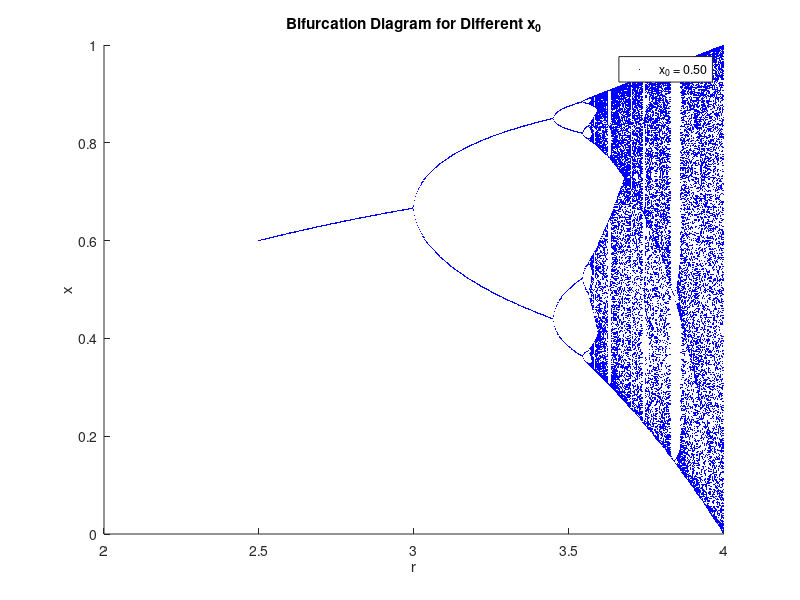
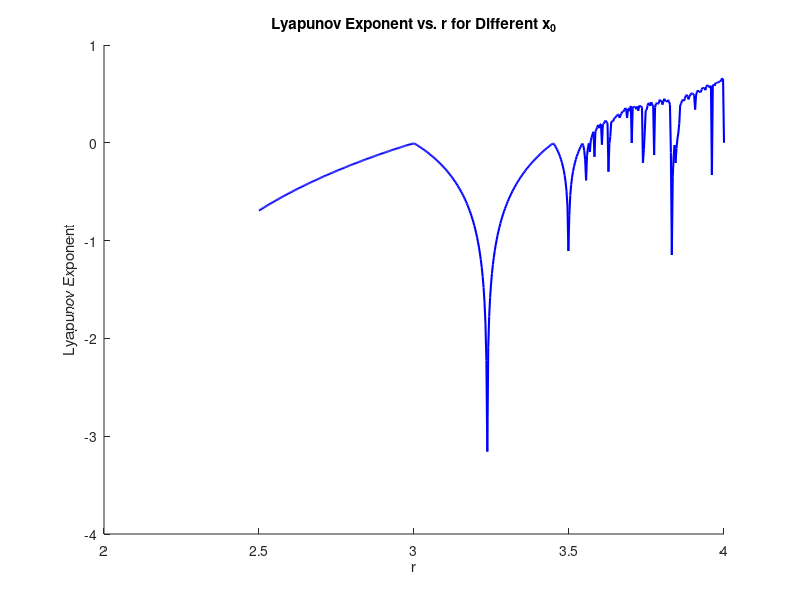

MATLAB code for these plots, in order: (Note: this script raises an error after producing the figures.)
% Project 11: Investigating the Onset of Chaos in the Logistic Map
% Tyson Shannon, Soung Bin Kwon
% Logistic Map Bifurcation Analysis with Lyapunov Exponent Calculation
clc; clear; close all;
tic %start program timer

% Define r values
r_values = linspace(2.5, 4, 500); % Range of r from 2.5 to 4
num_iterations = 1000;  % Total iterations
num_last = 200;         % How many values to plot (ignore transients)

% Different initial conditions
x0_values = [0.5]; % change me --------------
colors = lines(length(x0_values)); % Get distinct colors for each x0

figure; hold on; % Create bifurcation diagram figure
xlabel('r'); ylabel('x'); title('Bifurcation Diagram for Different x_0');
legend_entries = cell(1, length(x0_values));

% Lyapunov exponent setup
lyap_r = linspace(2.5, 4, 500);  % Same r range 2.5-4
lyap_exp = zeros(length(lyap_r), length(x0_values)); % Store Lyapunov exponents

for j = 1:length(x0_values)
    x0 = x0_values(j) % Pick an initial condition
    bifurcation_points = []; % Store steady-state values
    
    for i = 1:length(r_values)
        r = r_values(i);
        x = x0; % Initialize x for each r
        sum_lyap = 0; % Sum for Lyapunov exponent calculation
        
        % Iterate the logistic map
        for n = 1:num_iterations
            x = r * x * (1 - x); %change to different maps -----------
            
            % Lyapunov exponent sum update
            if x > 0 && x < 1
                sum_lyap = sum_lyap + log(abs(r * (1 - 2*x)));
            end

            % Ignore transients, store steady-state values
            if n > (num_iterations - num_last) 
                bifurcation_points = [bifurcation_points; r, x]; 
            end
        end
        
        % Compute Lyapunov exponent for this r
        lyap_exp(i, j) = sum_lyap / num_iterations;
    end
    
    % Plot bifurcation diagram for this x0
    scatter(bifurcation_points(:,1), bifurcation_points(:,2), 1, colors(j, :), 'filled');
    legend_entries{j} = sprintf('x_0 = %.2f', x0);
end

legend(legend_entries); % Add legend
hold off;

% Plot Lyapunov exponent vs r
figure; hold on;
xlabel('r'); ylabel('Lyapunov Exponent');
title('Lyapunov Exponent vs. r for Different x_0');
for j = 1:length(x0_values)
    plot(lyap_r, lyap_exp(:, j), 'Color', colors(j, :), 'LineWidth', 1.5);
end
yline(0, 'k--'); % Mark zero line for chaos transition
legend(legend_entries);
hold off;

toc %end program timer
